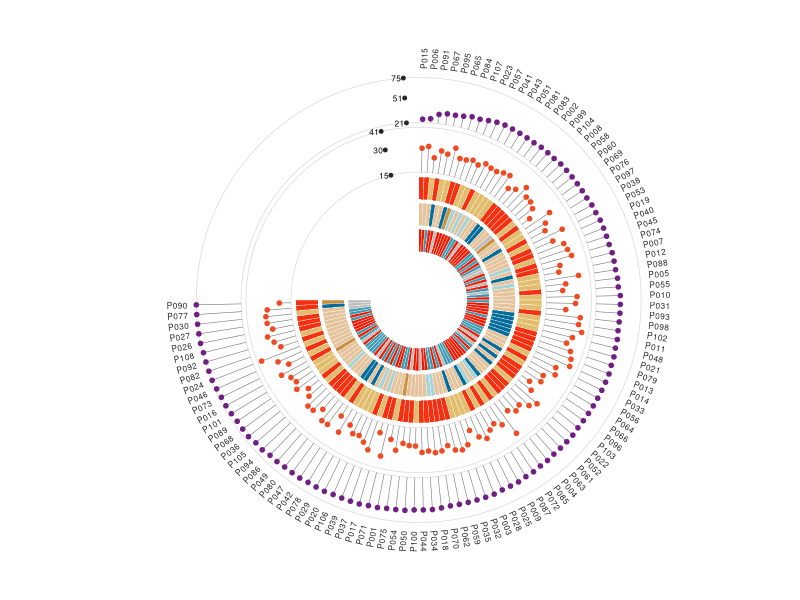
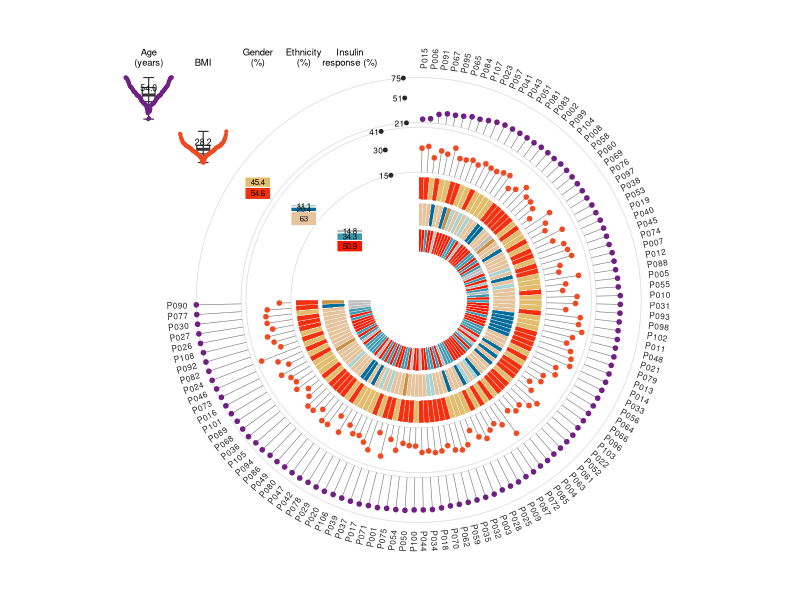
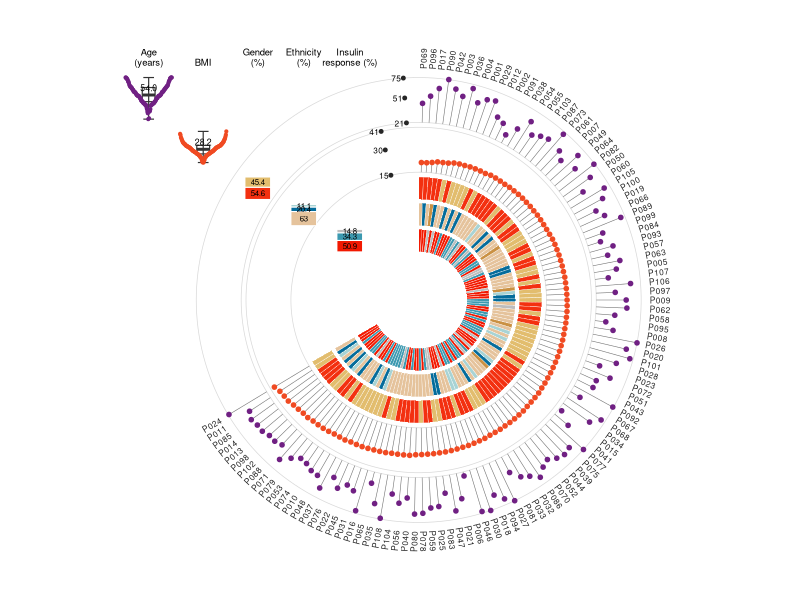

Here is the R script that generated these plots, in order:
## ---- chunk 1
# Installing necessary packages
if (!requireNamespace("tidyverse", quietly = TRUE)) {
  install.packages("tidyverse")
}

# Load packages
library(tidyverse)
## ---- chunk 2
set.seed(2026)
n <- 108
dat <- tibble(
  id = sprintf("P%03d", 1:n),
  age = round(pmin(pmax(rnorm(n, 56, 12), 21), 75)),
  bmi = round(pmin(pmax(rnorm(n, 28, 4), 15), 41), 1),
  iris = sample(c("IS", "IR", "Unknown"), n, TRUE, prob = c(.52, .33, .15)),
  ethnicity = sample(c("Asian", "Black", "Caucasian", "Hispanics", "Unknown"), n, TRUE,
                     prob = c(.20, .07, .66, .04, .03)),
  gender = sample(c("Female", "Male"), n, TRUE, prob = c(.52, .48))
)

head(dat)
## ---- chunk 3
numeric_tracks <- tribble(
  ~name,  ~column, ~title,          ~inner, ~outer, ~min, ~max, ~color,    ~ticks,
  "Age",  "age",   "Age\n(years)",  3.32,   4.16,    21,   75,   "#702083", "21,51,75",
  "BMI",  "bmi",   "BMI",           2.39,   3.23,    15,   41,   "#F04A22", "15,30,41")

category_tracks <- tribble(
  ~name,               ~column,      ~title,                   ~inner, ~outer,
  "Gender",            "gender",     "Gender\n(%)",            1.88,   2.30,
  "Ethnicity",         "ethnicity",  "Ethnicity\n(%)",         1.39,   1.81,
  "Insulin response",  "iris",       "Insulin\nresponse (%)",  0.90,   1.32)

category_colors <- c(
  Female = "#F33010", Male = "#E2BD6E",
  Asian = "#046C9B", Black = "#A8D3D4", Caucasian = "#E5C39C", Hispanics = "#CA9143",
  Unknown = "#BDBDBD", IS = "#F21901", IR = "#3C99B0")
## ---- chunk 4
# ─────────────────────────────────────────────────────────────────────────────
# circular_annotation_plot(): ring of samples + multi-track annotation + gap panels
# ─────────────────────────────────────────────────────────────────────────────
circular_annotation_plot <- function(data, id_col, sort_col,
                                     numeric_tracks, category_tracks,
                                     category_colors = c(),
                                     gap_degrees = 90, show_summary = TRUE,
                                     id_size = 2.1, base_size = 10) {
  data <- data |> arrange(.data[[sort_col]])
  n <- nrow(data)
  span <- (360 - gap_degrees) * pi / 180
  step <- span / n
  data <- data |>
    mutate(.i = row_number(),
           .start = pi / 2 - (.i - 1) * step,
           .end = pi / 2 - .i * step,
           .angle = (.start + .end) / 2)

  # default palette for categories missing a color
  auto_palette <- c("#046C9B", "#E5C39C", "#CA9143", "#A8D3D4", "#F33010",
                    "#E2BD6E", "#3C99B0", "#F21901", "#7A5195", "#EF5675", "#FFA600")

  # Resolve colors for a vector of category values: explicit entries from
  # `category_colors`; remaining categories draw from palette colors not
  # already used, so auto-assigned colors never collide with explicit ones.
  resolve_colors <- function(values) {
    values <- as.character(values)
    fill <- category_colors[values]
    missing <- is.na(fill)
    if (any(missing)) {
      lv <- setdiff(unique(values[missing]), names(category_colors))
      pool <- setdiff(auto_palette, unname(category_colors))
      extra <- rep_len(pool, length(lv))
      names(extra) <- lv
      fill[missing] <- extra[values[missing]]
    }
    fill
  }

  # -- sector polygons for one category track ---------------------------------
  band_polygons <- function(column, inner, outer) {
    fill <- resolve_colors(data[[column]])
    map_dfr(seq_len(n), function(k) {
      a <- seq(data$.start[k], data$.end[k], length.out = 8)
      tibble(.group = k,
             x = c(outer * cos(a), inner * cos(rev(a))),
             y = c(outer * sin(a), inner * sin(rev(a))),
             fill = fill[k])
    })
  }

  value_radius <- function(v, minv, maxv, inner, outer) {
    inner + (v - minv) / (maxv - minv) * (outer - inner)
  }

  # -- lollipop segments for one numeric track --------------------------------
  lollipop <- function(column, minv, maxv, inner, outer) {
    r <- value_radius(data[[column]], minv, maxv, inner, outer)
    tibble(x0 = cos(data$.angle) * inner, y0 = sin(data$.angle) * inner,
           x1 = cos(data$.angle) * r,   y1 = sin(data$.angle) * r)
  }

  # -- gap panels -------------------------------------------------------------
  slot_x <- function(j, numeric = TRUE) {
    if (numeric) -5.05 + (j - 1) * 1.02
    else -5.05 + nrow(numeric_tracks) * 1.02 + (j - 1) * 0.86
  }
  # boxplot (computed in value space, mapped onto the ring radius)
  box_stats <- map_dfr(seq_len(nrow(numeric_tracks)), function(j) {
    tb <- numeric_tracks[j, ]; v <- data[[tb$column]]
    q <- quantile(v, c(.25, .5, .75)); r <- function(val) value_radius(val, tb$min, tb$max, tb$inner, tb$outer)
    tibble(x = slot_x(j), ymin = r(min(v)), ymax = r(max(v)), yq1 = r(q[1]), yq2 = r(q[2]), yq3 = r(q[3]),
           med = format(round(q[2], 1), nsmall = 1))
  })
  # deterministic swarm offsets (alternating around the slot)
  swarm <- map_dfr(seq_len(nrow(numeric_tracks)), function(j) {
    tb <- numeric_tracks[j, ]; v <- data[[tb$column]]
    o <- order(v); k <- integer(length(v)); k[o] <- seq_along(v)
    off <- ceiling(k / 2) * ifelse(k %% 2 == 1, -1, 1) * 0.008
    tibble(x = slot_x(j) + off, y = value_radius(v, tb$min, tb$max, tb$inner, tb$outer),
           color = tb$color, track = tb$name)
  })
  # stacked proportion bars
  bars <- map_dfr(seq_len(nrow(category_tracks)), function(j) {
    tb <- category_tracks[j, ]; f <- as.character(data[[tb$column]])
    tab <- sort(table(f), decreasing = TRUE); frac <- as.numeric(tab) / sum(tab)
    fill <- resolve_colors(names(tab))
    y0 <- tb$inner + (tb$outer - tb$inner) * c(0, head(cumsum(frac), -1))
    y1 <- tb$inner + (tb$outer - tb$inner) * cumsum(frac)
    tibble(x = slot_x(j, numeric = FALSE), y0 = y0, y1 = y1,
           pct = round(frac * 100, 1), fill = fill, cat = names(tab))
  })
  # circular ticks for numeric tracks
  tick_values <- numeric_tracks |> filter(!is.na(.data$ticks))
  ticks <- map_dfr(seq_len(nrow(tick_values)), function(j) {
    tb <- tick_values[j, ]
    v <- as.numeric(strsplit(tb$ticks, ",")[[1]])
    r <- value_radius(v, tb$min, tb$max, tb$inner, tb$outer)
    ang <- 1.64 + 0.15 * (j - 1)   # stagger ticks per track along the gap edge
    tibble(value = v, x = cos(ang) * r, y = sin(ang) * r)
  })

  # -- assemble ---------------------------------------------------------------
  p <- ggplot() +
    # guide circles at numeric track boundaries
    geom_hline(yintercept = 0, linewidth = 0) +
    lapply(unique(c(numeric_tracks$inner, numeric_tracks$outer)), function(r) {
      annotate("path", x = cos(seq(-pi, pi, length.out = 200)) * r, y = sin(seq(-pi, pi, length.out = 200)) * r,
               color = "grey85", linewidth = 0.25)
    }) +
    map(seq_len(nrow(category_tracks)), function(j) {
      tb <- category_tracks[j, ]
      geom_polygon(data = band_polygons(tb$column, tb$inner, tb$outer),
                   aes(x, y, group = .group, fill = fill), color = "white", linewidth = 0.12)
    }) +
    map(seq_len(nrow(numeric_tracks)), function(j) {
      tb <- numeric_tracks[j, ]
      geom_segment(data = lollipop(tb$column, tb$min, tb$max, tb$inner, tb$outer),
                   aes(x0, y0, xend = x1, yend = y1), color = "grey45", linewidth = 0.2)
    }) +
    map(seq_len(nrow(numeric_tracks)), function(j) {
      tb <- numeric_tracks[j, ]
      d <- lollipop(tb$column, tb$min, tb$max, tb$inner, tb$outer)
      geom_point(data = d, aes(x1, y1), color = tb$color, size = 1.25)
    }) +
    scale_fill_identity() +
    # sample ids
    geom_text(data = data |> mutate(
                deg = .angle * 180 / pi,
                lx = cos(.angle) * (max(category_tracks$outer, numeric_tracks$outer) + 0.16),
                ly = sin(.angle) * (max(category_tracks$outer, numeric_tracks$outer) + 0.16),
                rot = ifelse(cos(.angle) >= 0, deg, deg + 180),
                hj = ifelse(cos(.angle) >= 0, 0, 1)),
              aes(lx, ly, label = .data[[id_col]], angle = rot, hjust = hj), size = id_size, color = "grey15") +
    # gap panels
    { if (show_summary) geom_crossbar(data = box_stats, aes(x, yq2, ymin = yq1, ymax = yq3), width = 0.24, color = "grey20", linewidth = 0.40) } +
    { if (show_summary) geom_segment(data = box_stats, aes(x, ymin, xend = x, yend = ymax), color = "grey20", linewidth = 0.40) } +
    { if (show_summary) geom_segment(data = box_stats, aes(x - 0.10, ymin, xend = x + 0.10, yend = ymin), color = "grey20", linewidth = 0.40) } +
    { if (show_summary) geom_segment(data = box_stats, aes(x - 0.10, ymax, xend = x + 0.10, yend = ymax), color = "grey20", linewidth = 0.40) } +
    { if (show_summary) geom_text(data = box_stats, aes(x, yq2, label = med), size = base_size * 0.22, vjust = -0.55) } +
    { if (show_summary) geom_point(data = swarm, aes(x, y), color = swarm$color, size = 0.75) } +
    { if (show_summary) geom_rect(data = bars, aes(xmin = x - 0.24, xmax = x + 0.24, ymin = y0, ymax = y1, fill = fill),
              color = "white", linewidth = 0.35) } +
    { if (show_summary) geom_text(data = bars |> filter(pct >= 6), aes(x, (y0 + y1) / 2, label = pct), size = base_size * 0.2) } +
    # panel titles
    { if (show_summary) geom_text(data = numeric_tracks |> mutate(x = slot_x(seq_len(n()), TRUE), y = max(numeric_tracks$outer) + 0.22),
              aes(x, y, label = title), size = base_size * 0.24, vjust = 0, lineheight = 0.9) } +
    { if (show_summary) geom_text(data = category_tracks |> mutate(x = slot_x(seq_len(n()), FALSE), y = max(numeric_tracks$outer) + 0.22),
              aes(x, y, label = title), size = base_size * 0.24, vjust = 0, lineheight = 0.9) } +
    # ticks
    geom_point(data = ticks, aes(x, y), size = 1.0, color = "grey15") +
    geom_text(data = ticks, aes(x, y, label = value), size = base_size * 0.21, hjust = 1.2) +
    coord_fixed(xlim = c(-5.6, 4.9), ylim = c(-5.1, 5.1)) +
    theme_void(base_size = base_size)
  p
}
## ---- chunk 5
#| label: fig-1.1BasicCircular
#| fig-cap: "Basic circular multi-track sample annotation plot"
#| out.width: "90%"
#| warning: false
#| message: false
#| fig-width: 9.5
#| fig-height: 9.5

p1 <- circular_annotation_plot(dat, id_col = "id", sort_col = "age",
  numeric_tracks = numeric_tracks, category_tracks = category_tracks,
  category_colors = category_colors, show_summary = FALSE)
p1
## ---- chunk 6
#| label: fig-1.2FullCircular
#| fig-cap: "Circular annotation plot with summary panels in the gap"
#| out.width: "90%"
#| warning: false
#| message: false
#| fig-width: 10.4
#| fig-height: 10.8

p2 <- circular_annotation_plot(dat, id_col = "id", sort_col = "age",
  numeric_tracks = numeric_tracks, category_tracks = category_tracks,
  category_colors = category_colors)
p2
## ---- chunk 7
#| label: fig-1.3CustomCircular
#| fig-cap: "Customized annotation plot: sorted by BMI with a 120-degree gap"
#| out.width: "90%"
#| warning: false
#| message: false
#| fig-width: 10.4
#| fig-height: 10.8

p3 <- circular_annotation_plot(dat, id_col = "id", sort_col = "bmi",
  numeric_tracks = numeric_tracks, category_tracks = category_tracks,
  category_colors = category_colors, gap_degrees = 120)
p3
